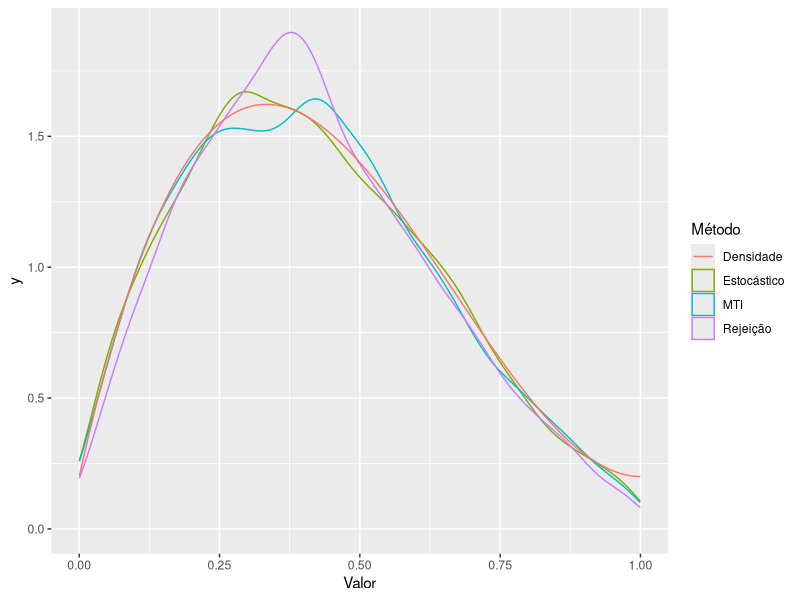
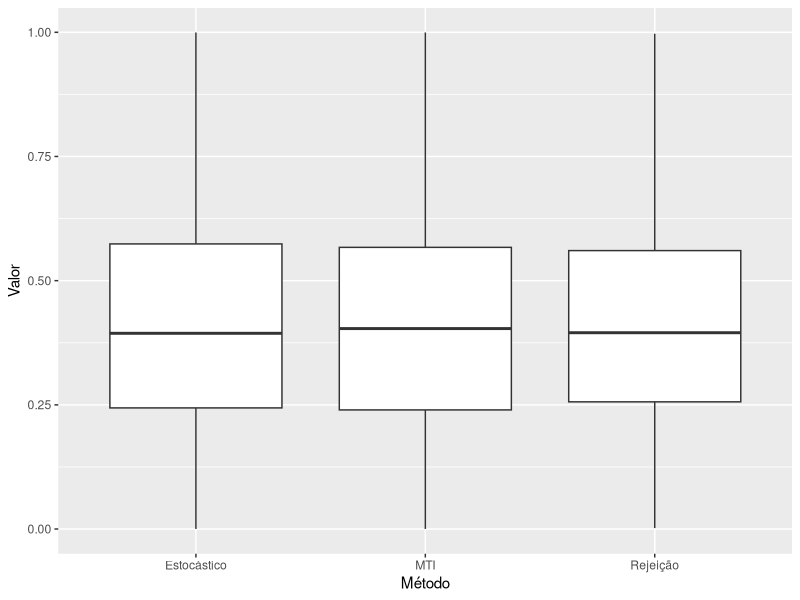
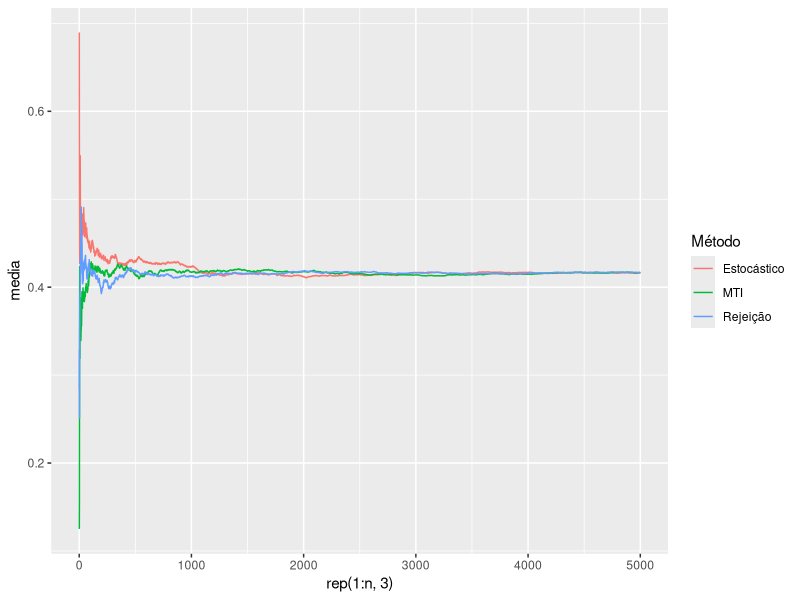
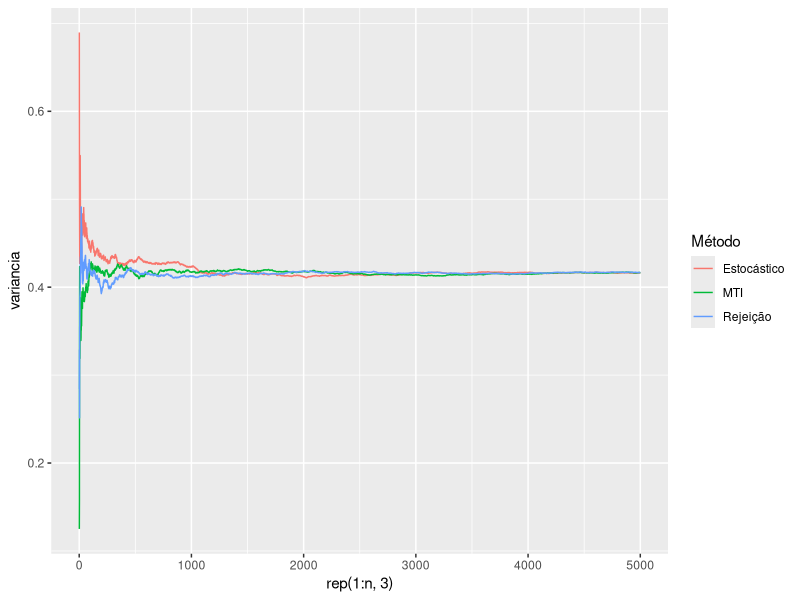

These figures' R source, in order:
## ---- chunk 1
#| echo: false
library(tidyverse)
## ---- chunk 2
rbetaretang_estocastica <- function(n, a, b, p) {
  bernoulli_vec <- sample(c(0, 1), size = n, replace = TRUE, prob = c(1 - p, p))
  result <- numeric(n)
  for(i in seq_along(bernoulli_vec)) {
    if(bernoulli_vec[i] == 0) result[i] <- rbeta(1, a, b)
    else result[i] <- runif(1)
  }
  return(result)
}

## ---- chunk 3
dbetaretang <- function(x, a, b, p) {
  if(x < 0 | x > 1) return(0)
  else return((1 - p) * 1/beta(a, b) * x^(a-1) * (1-x)^(b-1) + p)
}
pbetaretang <- function(x, a, b, p) {
  integrate(dbetaretang, lower = 0, upper = x, a = a, b = b, p = p)[[1]]
}

dbetaretang <- Vectorize(dbetaretang, vectorize.args = 'x', SIMPLIFY = TRUE)
pbetaretang <- Vectorize(pbetaretang, vectorize.args = 'x', SIMPLIFY = TRUE)

rbetaretang_rej <- function(n, a, b, p) {
  unif_vec <- runif(n); result <- numeric(n)
  u <- 0.3; sigma <- 0.4; C <- 1.63909
  for(i in seq_along(unif_vec)) {
    x <- rnorm(1, u, sigma)
    while(unif_vec[i] > dbetaretang(x, a, b, p)/(dnorm(x, u, sigma) * C)) {
      x <- rnorm(1, u, sigma)}
    result[i] <- x
  }
  return(result)
}

rbetaretang_inv <- function(n, a, b, p) {
  unif_vec <- runif(n); result <- numeric(n)
  for(i in seq_along(unif_vec)) result[i] <- 
      uniroot(function(x) {pbetaretang(x, a = a, b = b, p = p) - unif_vec[i]},
              interval = c(-0.1, 1.1))$root
  return(result)
}

## ---- chunk 4
#| echo: false
#| layout-ncol: 2

n <- 5000
a <- 2
b <- 3
p <- 0.2

dados <- rbind(
  data.frame(
    Método = 'Estocástico',
    Valor = rbetaretang_estocastica(n, a, b, p)
  ),
  data.frame(
    Método = 'Rejeição',
    Valor = rbetaretang_rej(n, a, b, p)
  ),
  data.frame(
    Método = 'MTI',
    Valor = rbetaretang_inv(n, a, b, p)
  )
) %>% 
  group_by(Método) %>%
  mutate(
    media = {
      result <- numeric(n)
      
      for(i in 1:n) {
        result[i] <- mean(Valor[1:i])
      }
      
      result
    },
    variancia = {
      result <- numeric(n)
      
      for(i in 1:n) {
        result[i] <- mean(Valor[1:i])
      }
      
      result
    }
  )

ggplot(
  dados,
  aes(x = Valor, color = Método)
) +
  geom_density() +
  geom_function(aes(color = 'Densidade'), fun = dbetaretang, args = list(a = a, b = b, p = p))


ggplot(
  dados,
  aes(x = Método, y = Valor)
) +
  geom_boxplot()

ggplot(dados,
       aes(y = media, x = rep(1:n, 3), color = Método)) +
  geom_line()

ggplot(dados,
       aes(y = variancia, x = rep(1:n, 3), color = Método)) +
  geom_line()

